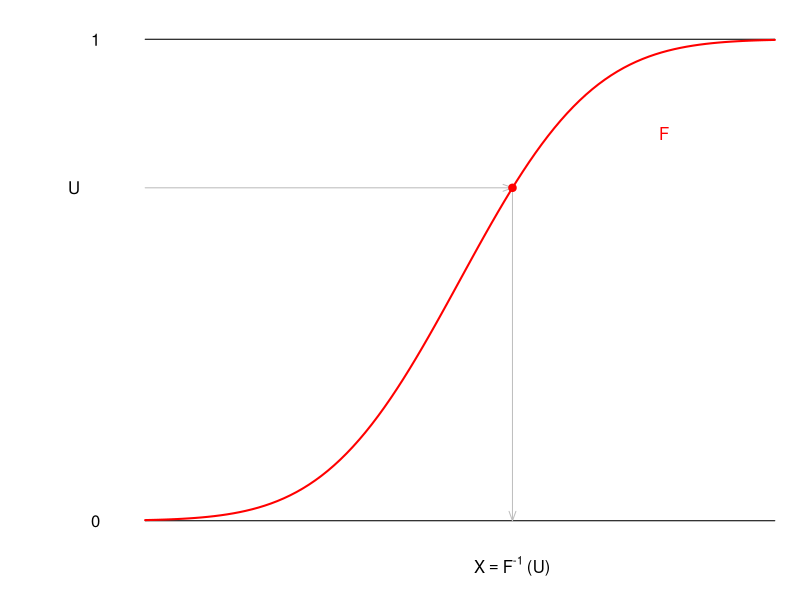
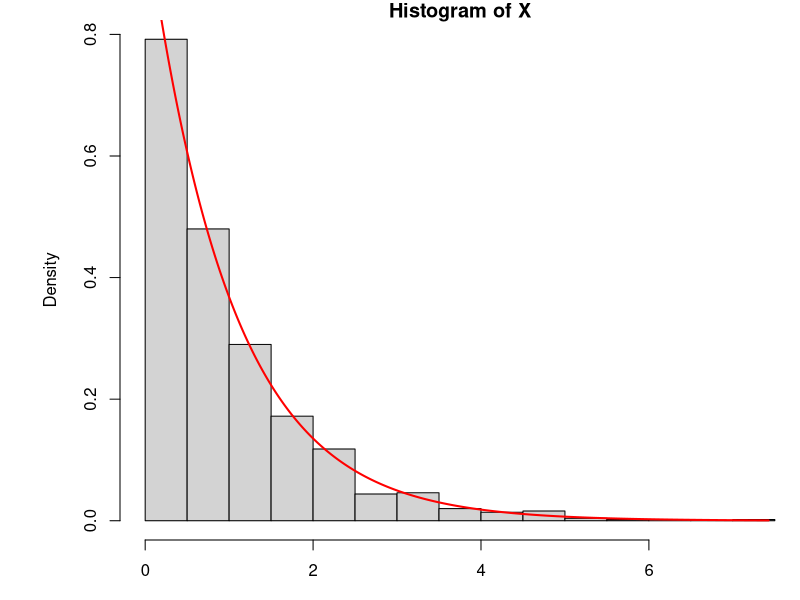
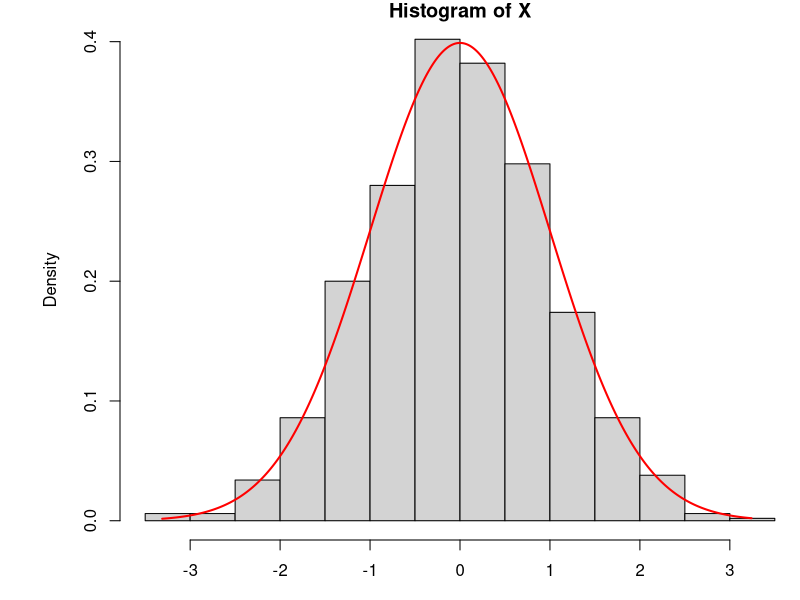
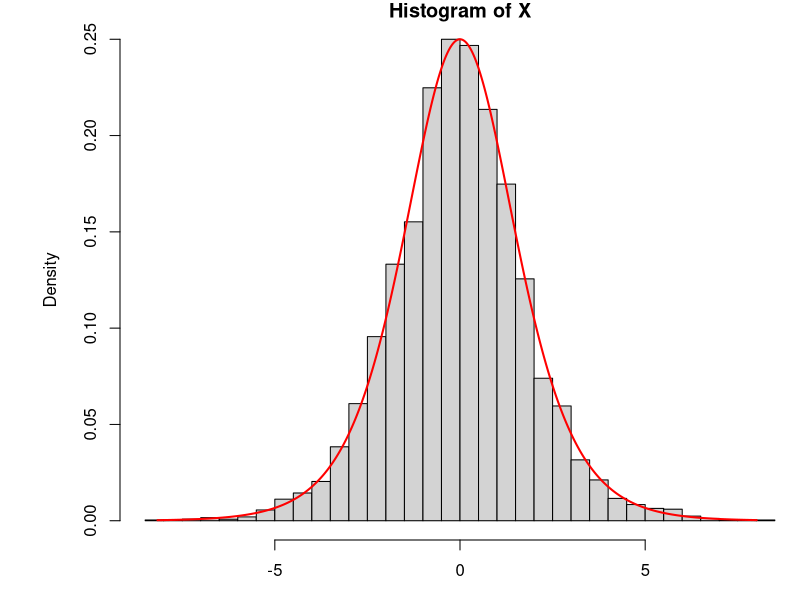
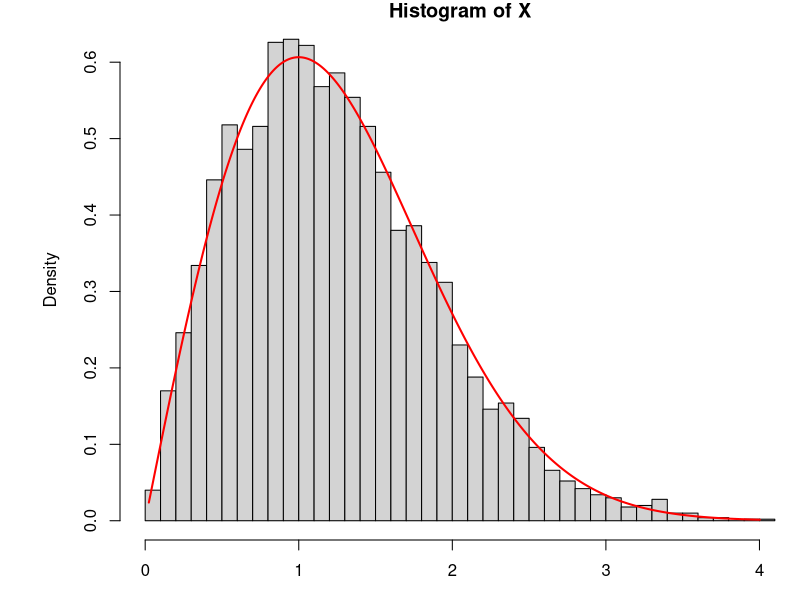
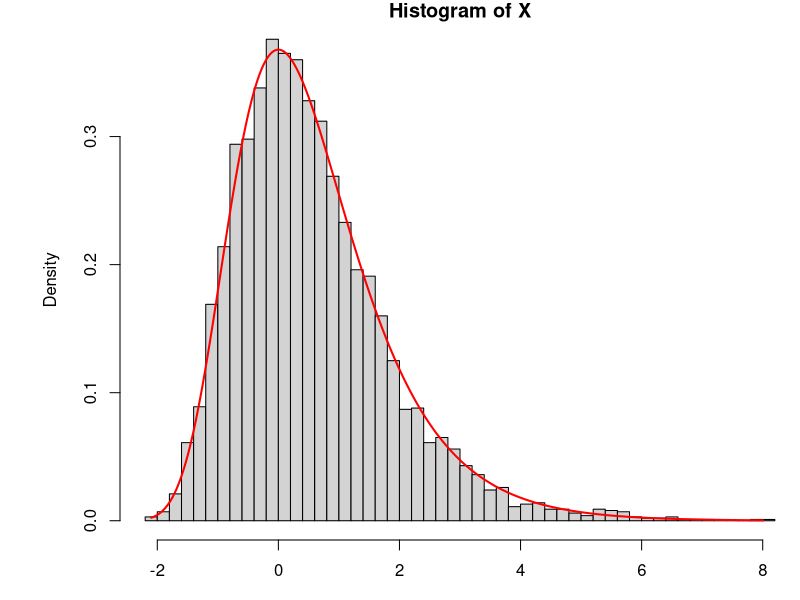
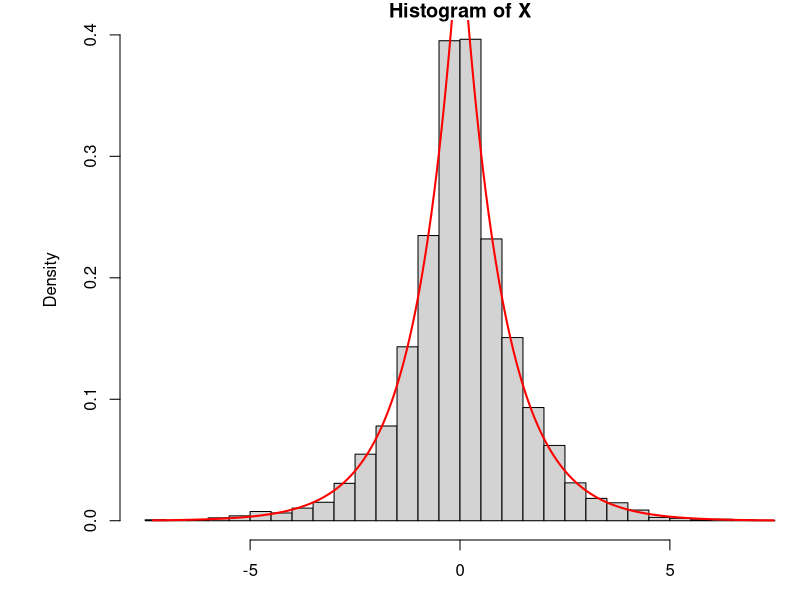

The R source for these figures, in order:
## ---- chunk 1
rgamma(5, 1, 1)
rnorm(5)
rpois(5, 1)
## ---- chunk 2
#| echo: false
#| fig-align: center
#| fig-asp: 0.4

par(mar=c(3,6,1,0))

# empty plot
plot(NA, xlim=c(-3,3), ylim=c(0,1), xlab="", ylab="", axes=FALSE)

# solid horizontal segments at 0 and 1
segments(-3, 0, 3, 0, lty=1)
segments(-3, 1, 3, 1, lty=1)

# "0" and "1" in the left-hand margin with mtext
mtext("0", side=2, at=0, line=1, las=1)
mtext("1", side=2, at=1, line=1, las=1)

# cdf curve (normal), red
curve(pnorm(x), from=-3, to=3, add=TRUE, lwd=2, col="red")

# label the curve with text
text(1.8, 0.8, "F", pos=4, col="red")

# pick a point Y0
Y0 <- 0.5
F0 <- pnorm(Y0)

# dashed lines + solid arrowheads

arrows(Y0, 0, Y0, F0, length=0.1, angle=20, code=1, col = "grey")


arrows(Y0, F0, -3, F0, length=0.1, angle=20, code=1, col = "grey")
points(Y0, F0, col = "red", pch = 19)

# labels at the projection points
mtext(expression(X==F^"-1"~"(U)"), side=1, at=Y0, line=1)
mtext("U", side=2, at=F0, line=2, las=1)
## ---- chunk 3
#| fig-align: center
set.seed(123)
U <- runif(1000)
X <- qgamma(U, 1, 1)
hist(X, breaks = "Scott", freq = FALSE)
curve(dgamma(x, 1, 1), from = min(X), to = max(X), n = 1000, 
      col = "red", lwd = 2, add = TRUE)
## ---- chunk 4
#| fig-align: center
set.seed(123)
U <- runif(1000)
X <- qnorm(U)
hist(X, breaks = "Scott", freq = FALSE)
curve(dnorm(x), from = min(X), to = max(X), n = 1000, 
      col = "red", lwd = 2, add = TRUE)
## ---- chunk 5
set.seed(152638)
U <- runif(5000)
X <- -log((1 / U) - 1)
hist(X, breaks = "Scott", freq = FALSE)
curve(exp(-x) / (1 + exp(-x))^2, from = min(X), to = max(X), n = 1000, 
      col = "red", lwd = 2, add = TRUE)
## ---- chunk 6
set.seed(152638)
U <- runif(5000)
X <- sqrt(-2*log(1-U))
hist(X, breaks = "Scott", freq = FALSE)
curve(x * exp(-0.5 * x^2), from = min(X), to = max(X), n = 1000, 
      col = "red", lwd = 2, add = TRUE)
## ---- chunk 7
set.seed(152638)
U <- runif(5000)
X <- -log(-log(U))
hist(X, breaks = "Scott", freq = FALSE)
curve(exp(-x-exp(-x)), from = min(X), to = max(X), n = 1000, 
      col = "red", lwd = 2, add = TRUE)
## ---- chunk 8
set.seed(152638)
U <- runif(5000)
X <- sign(U - 0.5) * log(1 - 2 * abs(U - 0.5))
hist(X, breaks = "Scott", freq = FALSE)
curve(0.5 * exp(-abs(x)), from = min(X), to = max(X), n = 1000, 
      col = "red", lwd = 2, add = TRUE)
